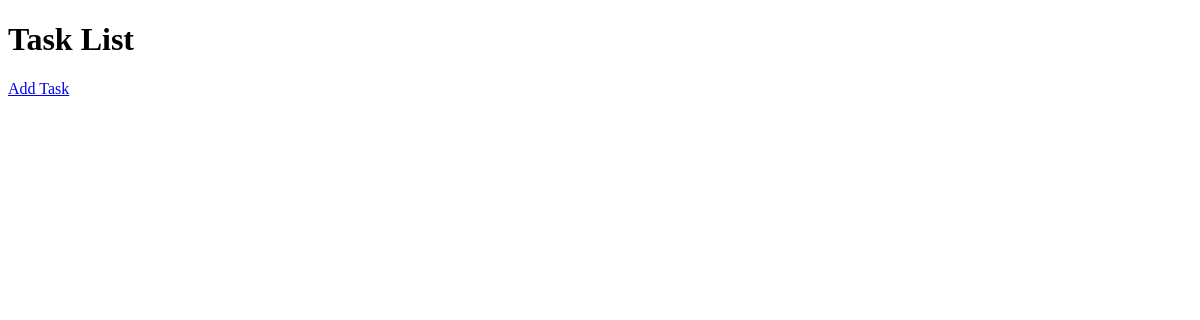
Before: / with the older database file.
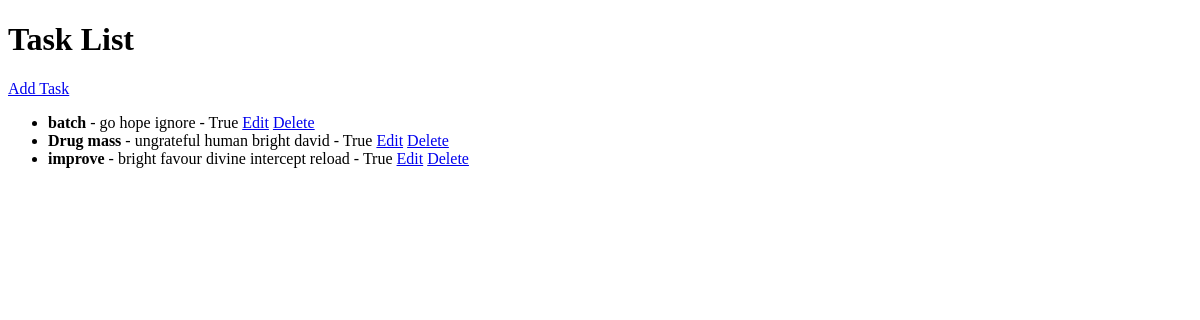
After: the same page with the newer database file.
### tasks/models.py (models this page shows, shortened)
class Task(models.Model):
    title = models.CharField(max_length=200)
    description = models.TextField()
    completed = models.BooleanField(default=False)
    created_at = models.DateTimeField(auto_now_add=True)

### tasks/views.py (the view)
# urls.py: path('', views.task_list, name='task_list'),
def task_list(request):
    tasks = Task.objects.all()
    return render(request, 'tasks/task_list.html', {'tasks': tasks})

### tasks/templates/tasks/task_list.html (shortened to what this page needs)
<!DOCTYPE html>
<html>
<head>
</head>
<body>
    <h1>Task List</h1>
    <a href="{% url 'task_create' %}">Add Task</a>
    <ul>
        {% for task in tasks %}
            <li>
                <strong>{{ task.title }}</strong> -
                {{ task.description }} -
                {{ task.completed }}
                <a href="{% url 'task_update' task.id %}">Edit</a>
                <a href="{% url 'task_delete' task.id %}">Delete</a>
            </li>
        {% endfor %}
    </ul>
</body>
</html>

Changed rows visible on the page:
added Task: title "batch", description "go hope ignore", completed "True"
added Task: title "Drug mass", description "ungrateful human bright david", completed "True"
added Task: title "improve", description "bright favour divine intercept reload", completed "True"
